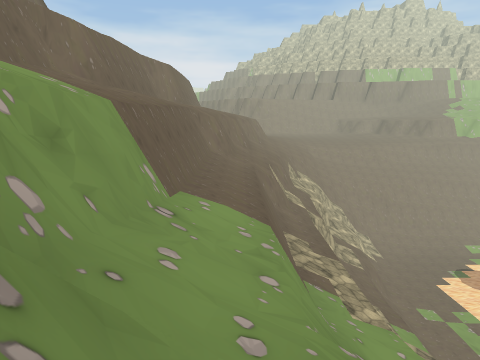
View 1 (above)

16 first-person views from a walk through a 3-D level made in the Unity game engine. The camera is 1.5 m above the floor, tilts 10° down and sees 75° across. The floor is counted in squares, 1 m on a side. Each view is taken from the middle of a square. On the plan, view 1 faces up. The plan holds only what a view shows up to about 15 squares ahead; the rest is blank. The place goes on beyond the plan. Some surface patterns are stand-ins.

View 2
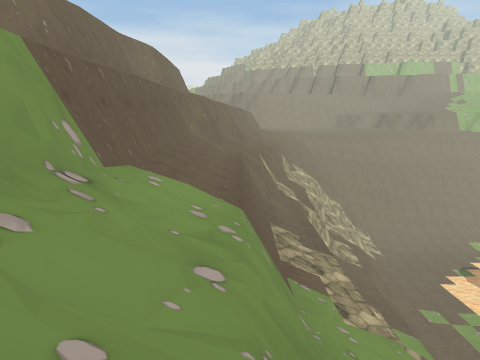

View 3
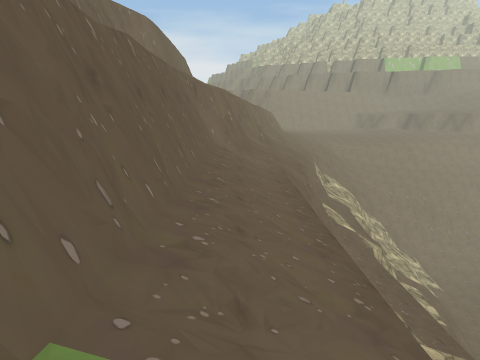

View 4
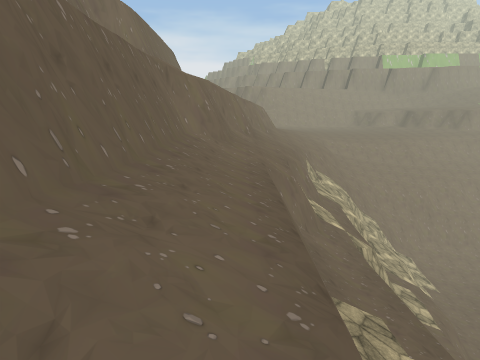

View 5
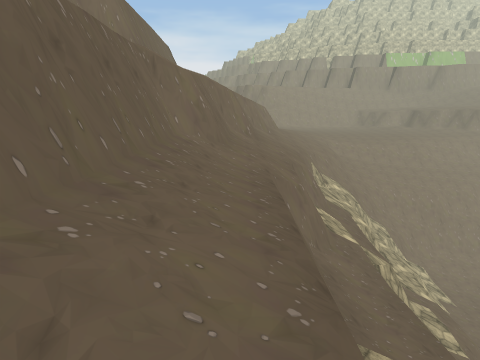

View 6
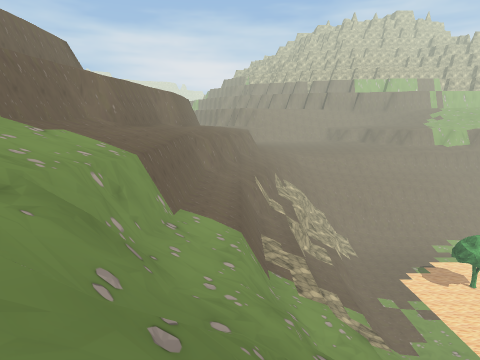

View 7
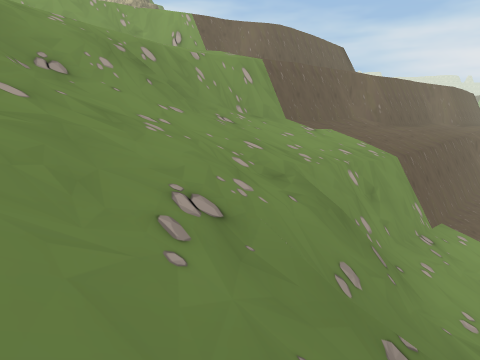

View 8
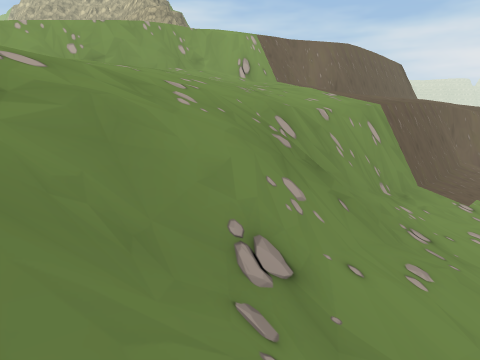

View 9
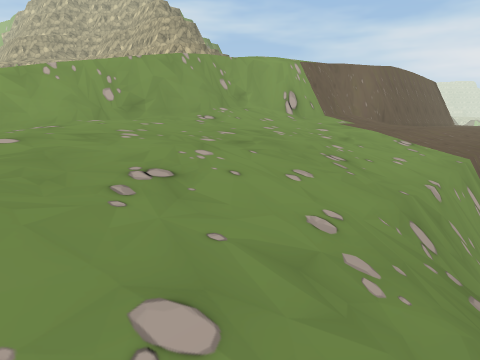

View 10
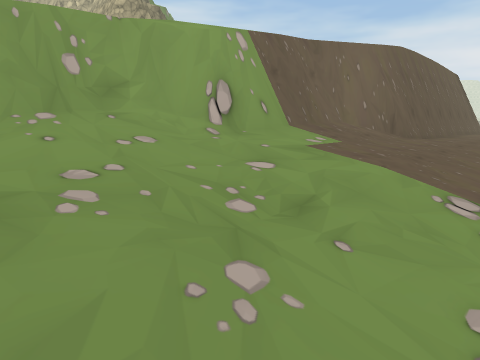

View 11
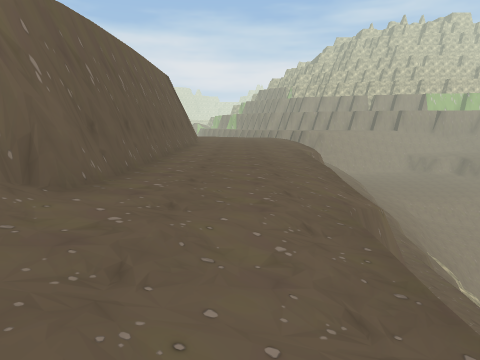

View 12
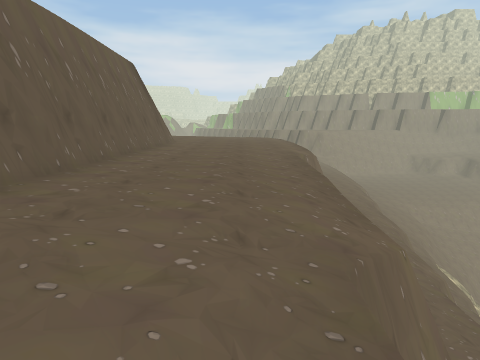

View 13
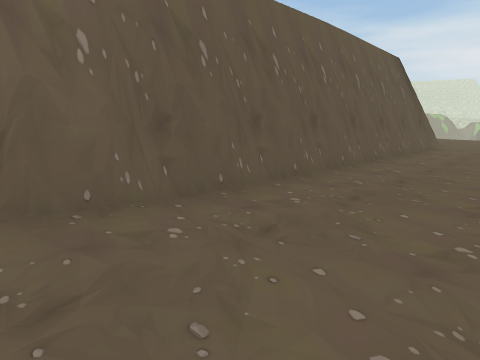

View 14
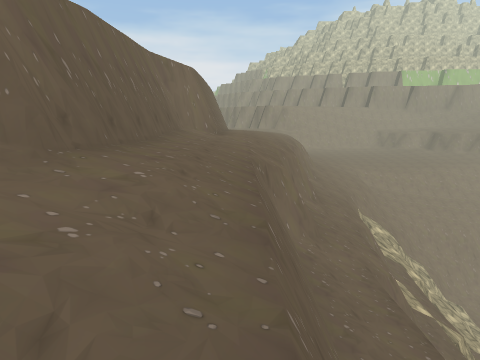

View 15
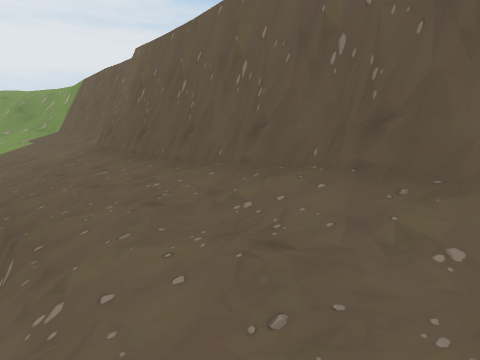

View 16
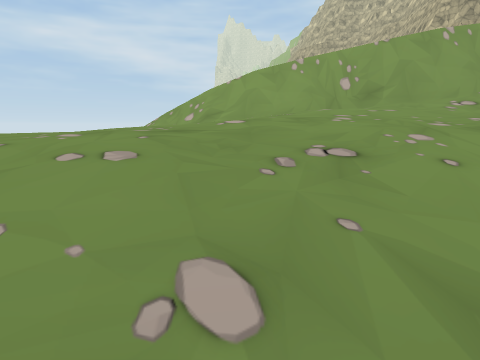

### Floor plan
Key: @ floor where view 1 was taken; # wall or solid block; . main floor; - floor 0.75 m lower than the main floor; _ floor 1.5 m lower than the main floor; : floor 3.25 m higher than the main floor; < floor 4.75 m lower than the main floor; ( floor 12.75 m lower than the main floor; ! floor 13.5 m lower than the main floor; ? floor 14.5 m lower than the main floor; / step, stairs or slope; = window, fence, low wall or low ledge; v drop or lower ground.
Columns run from 19 left of view 1 to 9 right of it. Each row starts with its distance up from view 1.
 27    v#....--v#<<</v#///
 26    v#....--v#<<</v#///v !?##
 25    v#....--v#<<</v#///v#!?#=/
 24    v#....--v#<<//##//v#=!v
 23    v#....--v#<//##///#=!!v
 22    v#....--v#<//#=///# !?v
 21    v#....--v#<//#=///#(!?v
 20    v#....-/v#<//#=///#(!?v
 19    v#....-/v#<//#=///#(!?v
 18    v#....-/v#<//#=/// (!?v
 17    v#....-/v#<//#=/// (!?v
 16    v#...-/v#////#=///#(!?v
 15    v#...-/#=/<//#=///#(!?v
 14   :v#...--#=/<//#=///#(!?v
 13   :##...//#=////#=///#(!?v
 12   ##...---#=/<//#=///#(!?v
 11   #=...---#=////#=///#(!?v
 10   #=...---#=<///#=///#(!!v
  9  :#=.../-_#=////#=///#((!?
  8 ::#=.../-_==////#=///#((!??
  7 :v#///////==////#=///# (!??
  6 v#///.////==////#=///=#=!?
  5 v#/...-///==////#=/// v#
  4 v#/...--__==////v=////v
  3 v#/...--//==//// ==////
  2 v#/...-///==////v=#////
  1 v#/...-/// //////v#///
  0 v=.....///////////=@//
 -1 v=.....-/////////////
 -2 v=.....--////////////
 -3 v=....---///////////
 -4  #....---///////////
 -5     ..---//////  ////

Positions as (right, up) in squares from view 1, and headings:
1: (0, 0), facing up
2: (1, 2), facing up
3: (-1, 9), facing up
4: (0, 10), facing up
5: (0, 12), facing up
6: (1, -5), facing up
7: (1, -5), facing up-left
8: (-5, -5), facing up-left
9: (-8, -5), facing up-left
10: (-11, 2), facing up-left
11: (-12, 9), facing up
12: (-11, 12), facing up
13: (-11, 13), facing up-left
14: (-4, 12), facing up
15: (-3, 27), facing down-left
16: (-8, -4), facing left
